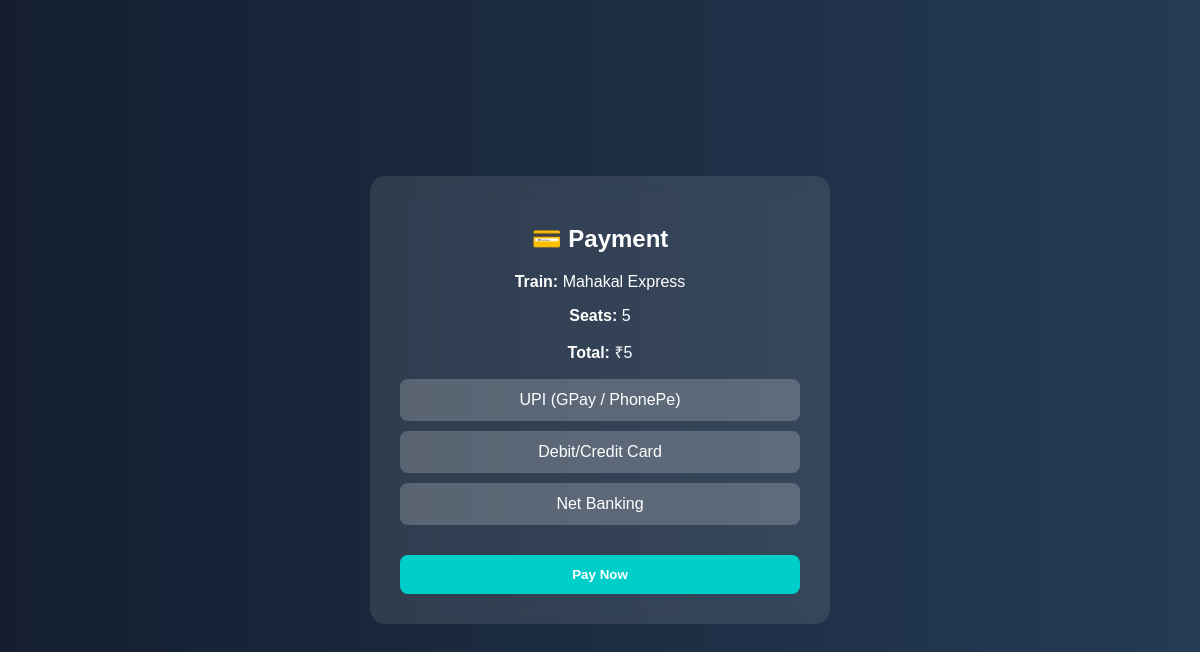
/payment/3/ (signed in), run on the app's committed database.
### bookings/models.py (models this page shows, shortened)
class Booking(models.Model):
    user = models.ForeignKey(User, on_delete=models.CASCADE)
    train = models.ForeignKey(Train, on_delete=models.CASCADE)
    seats_booked = models.IntegerField()
    journey_date = models.DateField()
    created_at = models.DateTimeField(auto_now_add=True)
    pnr = models.CharField(max_length=10, unique=True, blank=True)
    payment_status = models.CharField(max_length=20, default="PENDING")  # PENDING or PAID

### trains/models.py (models this page shows, shortened)
class Train(models.Model):
    name = models.CharField(max_length=100)
    number = models.CharField(max_length=10)
    source = models.CharField(max_length=100)
    destination = models.CharField(max_length=100)
    total_seats = models.IntegerField()

### bookings/views.py (the view)
# urls.py: path('payment/<int:booking_id>/', views.payment_page, name='payment_page'),
@login_required
def payment_page(request, booking_id):
    booking = get_object_or_404(Booking, id=booking_id, user=request.user)
    if booking.payment_status == "PAID":
        return redirect(f'/payment-success/{booking.id}/')
    if request.method == "POST":
        booking.payment_status = "PAID"
        booking.save()
        return redirect(f'/payment-success/{booking.id}/')
    return render(request, 'payment.html', {'booking': booking})

### bookings/templates/payment.html (shortened to what this page needs)
<!DOCTYPE html>
<html lang="en">
<head>
</head>
<body>
<div class="card">
    <h2>💳 Payment</h2>
    <p><b>Train:</b> {{ booking.train.name }}</p>
    <p><b>Seats:</b> {{ booking.seats_booked }}</p>
    <p><b>Total:</b> ₹{{ booking.seats_booked|add:"0"|floatformat:0|add:"0"|default:"250" }}</p>
    <form method="POST">
        <div class="option">UPI (GPay / PhonePe)</div>
        <div class="option">Debit/Credit Card</div>
        <div class="option">Net Banking</div>
        <button type="submit">Pay Now</button>
    </form>
</div>
</body>
</html>

### bookings/templates/payment.html (style rules this page uses)
body { margin:0; font-family:Arial, sans-serif; background: linear-gradient(to right,#141e30,#243b55); color:white; display:flex; justify-content:center; align-items:center; height:100vh; }
.card { background: rgba(255,255,255,0.1); padding: 30px; border-radius: 15px; width: 90%; max-width: 400px; text-align: center; backdrop-filter: blur(10px); }
h2 { margin-bottom:20px; }
.option { background: rgba(255,255,255,0.2); padding: 12px; margin: 10px 0; border-radius: 8px; cursor: pointer; transition: 0.2s; }
button { margin-top:20px; width:100%; padding:12px; border:none; border-radius:8px; background:#00cec9; color:white; font-weight:bold; cursor:pointer; transition: 0.3s; }

### data on the page
Booking: train.name "Mahakal Express", seats_booked "5", seats_booked|add "5"
